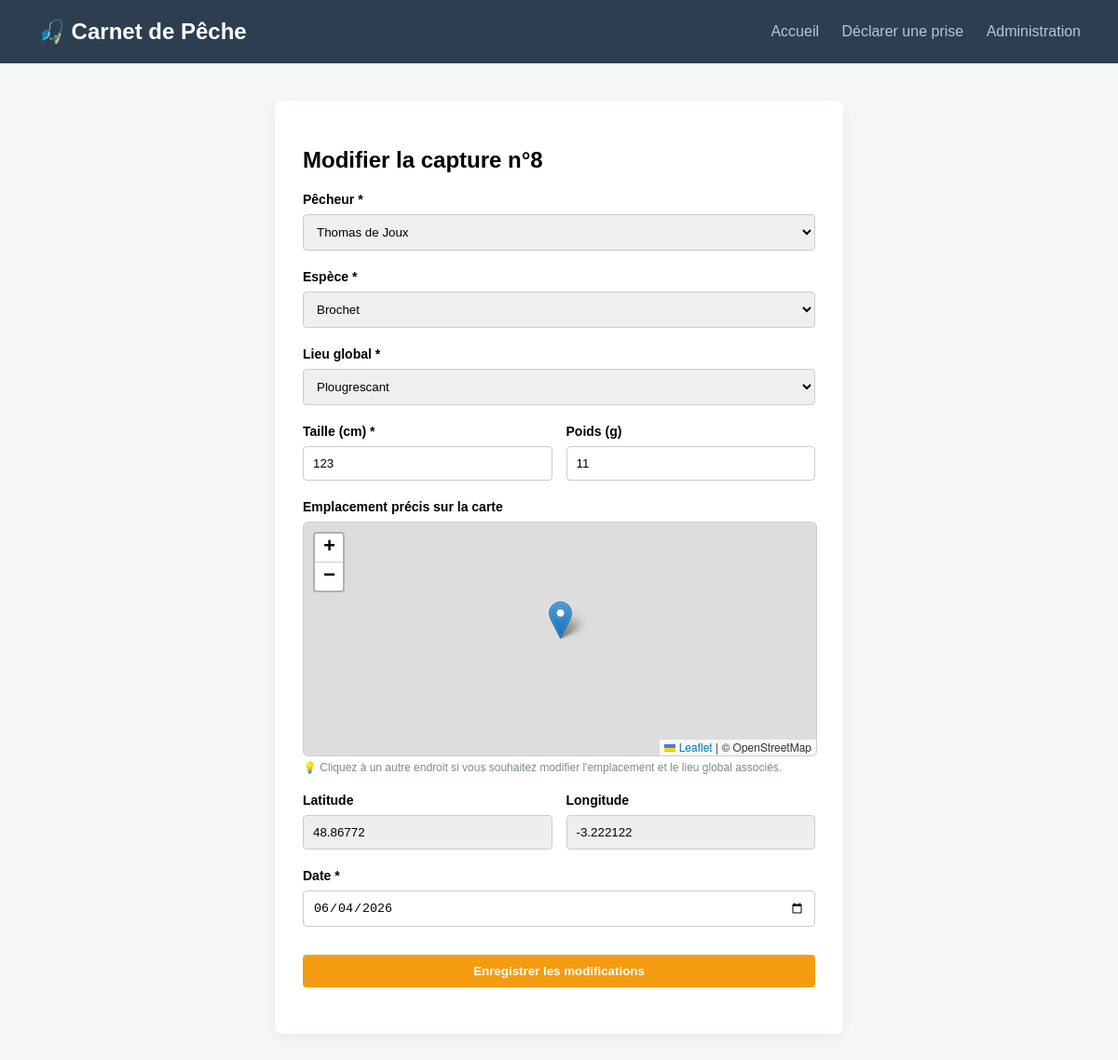
/modifier.php?id=8, run on the app's committed database.
### tables this page shows
CREATE TABLE `CAPTURE` (
  `id_capture` int(11) NOT NULL,
  `date_capture` date NOT NULL,
  `poids` int(11) DEFAULT NULL,
  `taille` int(11) DEFAULT NULL,
  `id_pecheur` int(11) DEFAULT NULL,
  `id_lieu` int(11) DEFAULT NULL,
  `id_espece` int(11) DEFAULT NULL,
  `latitude` double DEFAULT NULL,
  `longitude` double DEFAULT NULL
);

CREATE TABLE `PECHEUR` (
  `id_pecheur` int(11) NOT NULL,
  `nom` varchar(50) NOT NULL,
  `prenom` varchar(50) NOT NULL,
  `email` varchar(100) NOT NULL,
  `mot_de_passe` varchar(255) NOT NULL,
  `niveau` varchar(20) DEFAULT NULL,
  `est_valide` tinyint(1) DEFAULT 0,
  `est_admin` tinyint(1) DEFAULT 0
);

CREATE TABLE `ESPECE` (
  `id_espece` int(11) NOT NULL,
  `nom_espece` varchar(50) NOT NULL,
  `taille_legale` int(11) DEFAULT NULL
);

CREATE TABLE `LIEU` (
  `id_lieu` int(11) NOT NULL,
  `nom_lieu` varchar(100) NOT NULL,
  `ville` varchar(100) DEFAULT NULL,
  `categorie_piscicole` varchar(50) DEFAULT NULL
);

### modifier.php (the view, shortened to what this page needs)
<?php
require_once 'connexion.php';
$id_capture = (int)$_GET['id'];
$stmt_capture = $pdo->prepare("SELECT * FROM CAPTURE WHERE id_capture = ?");
$stmt_capture->execute(array($id_capture));
$capture = $stmt_capture->fetch();
$pecheurs = $pdo->query("SELECT id_pecheur, prenom, nom FROM PECHEUR ORDER BY prenom ASC")->fetchAll();
$lieux = $pdo->query("SELECT id_lieu, nom_lieu FROM LIEU ORDER BY nom_lieu ASC")->fetchAll();
$especes = $pdo->query("SELECT id_espece, nom_espece FROM ESPECE ORDER BY nom_espece ASC")->fetchAll();
?>
<!DOCTYPE html>
<html lang="fr">
<head>
    <link rel="stylesheet" href="https://unpkg.com/leaflet@1.9.4/dist/leaflet.css" />
</head>
<body>
    <div class="header">
        <h1>🎣 Carnet de Pêche</h1>
        <nav>
            <a href="index.php">Accueil</a>
            <a href="ajouter.php">Déclarer une prise</a>
            <a href="admin.php">Administration</a>
        </nav>
    </div>
    <div class="form-container">
        <h2>Modifier la capture n°<?php echo $id_capture; ?></h2>
        <form action="modifier.php?id=<?php echo $id_capture; ?>" method="POST">
            <label>Pêcheur *</label>
            <select name="pecheur" required>
                <?php foreach($pecheurs as $p): ?>
                    <option value="<?php echo $p['id_pecheur']; ?>" <?php if($p['id_pecheur'] == $capture['id_pecheur']) echo 'selected'; ?>>
                        <?php echo htmlspecialchars($p['prenom'] . " " . $p['nom']); ?>
                    </option>
                <?php endforeach; ?>
            </select>
            <label>Espèce *</label>
            <select name="espece" required>
                <?php foreach($especes as $e): ?>
                    <option value="<?php echo $e['id_espece']; ?>" <?php if($e['id_espece'] == $capture['id_espece']) echo 'selected'; ?>>
                        <?php echo htmlspecialchars($e['nom_espece']); ?>
                    </option>
                <?php endforeach; ?>
            </select>
            <label>Lieu global *</label>
            <select name="lieu" id="lieu-select" required>
                <?php foreach($lieux as $l): ?>
                    <option value="<?php echo $l['id_lieu']; ?>" <?php if($l['id_lieu'] == $capture['id_lieu']) echo 'selected'; ?>>
                        <?php echo htmlspecialchars($l['nom_lieu']); ?>
                    </option>
                <?php endforeach; ?>
            </select>
            <div class="form-row">
                <div class="form-group">
                    <label>Taille (cm) *</label>
                    <input type="number" name="taille" step="0.1" value="<?php echo htmlspecialchars($capture['taille']); ?>" required>
                </div>
                <div class="form-group">
                    <label>Poids (g)</label>
                    <input type="number" name="poids" value="<?php echo htmlspecialchars($capture['poids']); ?>">
                </div>
            </div>
            <label>Emplacement précis sur la carte</label>
            <div id="map-picker"></div>
            <span class="map-help">💡 Cliquez à un autre endroit si vous souhaitez modifier l'emplacement et le lieu global associés.</span>
            <div class="form-row">
                <div class="form-group">
                    <label>Latitude</label>
                    <input type="number" name="latitude" id="latitude" step="any" value="<?php echo htmlspecialchars($capture['latitude']); ?>" readonly style="background:#eee; cursor:not-allowed;">
                </div>
                <div class="form-group">
                    <label>Longitude</label>
                    <input type="number" name="longitude" id="longitude" step="any" value="<?php echo htmlspecialchars($capture['longitude']); ?>" readonly style="background:#eee; cursor:not-allowed;">
                </div>
            </div>
            <label>Date *</label>
            <input type="date" name="date" value="<?php echo htmlspecialchars($capture['date_capture']); ?>" required>
            <input type="submit" value="Enregistrer les modifications">
        </form>
    </div>
</body>
</html>

### modifier.php (style rules this page uses)
:root { --primary: #2c3e50; --warning: #f39c12; --bg: #f4f7f6; }
body { font-family: sans-serif; background-color: var(--bg); margin: 0; }
.header { background-color: var(--primary); color: white; padding: 20px 40px; display: flex; justify-content: space-between; align-items: center; }
.header h1 { margin: 0; font-size: 24px; }
nav a { color: #b4c6d8; text-decoration: none; margin-left: 20px; font-weight: 500; }
.form-container { background: white; padding: 30px; border-radius: 8px; max-width: 550px; margin: 40px auto; box-shadow: 0 4px 15px rgba(0,0,0,0.05); }
label { display: block; margin-bottom: 8px; font-weight: 600; font-size: 14px; }
input, select { width: 100%; padding: 10px; margin-bottom: 20px; border: 1px solid #ccc; border-radius: 4px; box-sizing: border-box; }
.form-row { display: flex; gap: 15px; }
.form-row .form-group { flex: 1; }
input[type="submit"] { background-color: var(--warning); color: white; border: none; font-weight: bold; cursor: pointer; margin-top: 10px; }
#map-picker { height: 250px; width: 100%; border-radius: 6px; margin-bottom: 20px; border: 1px solid #ccc; }
.map-help { font-size: 12px; color: #7f8c8d; margin-top: -15px; margin-bottom: 20px; display: block; }

### data on the page
capture: pecheur "Thomas de Joux", espece "Brochet", lieu "Plougrescant", taille "123", poids "11", latitude "48.86772", longitude "-3.222122", date "06/04/2026"

### other printed values
$id_capture "8"
